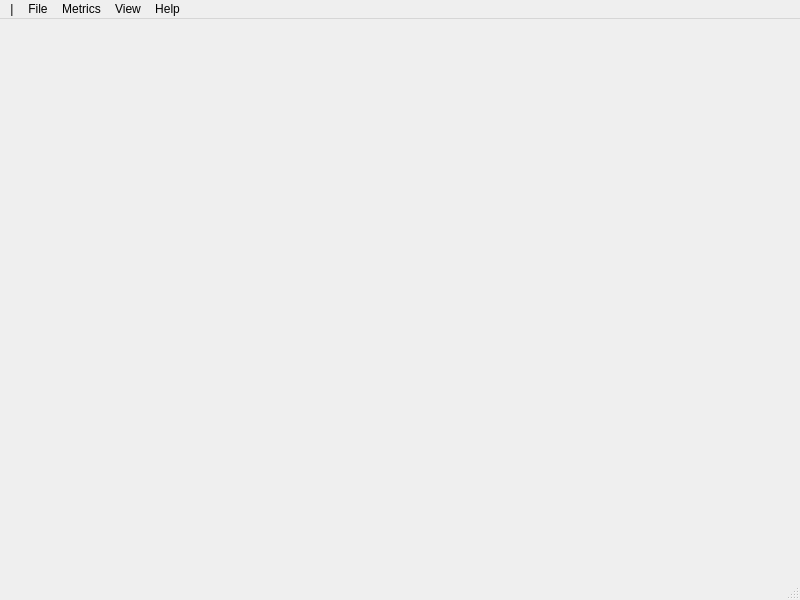
<?xml version="1.0" encoding="UTF-8"?>
<ui version="4.0">
 <class>MainWindow</class>
 <widget class="QMainWindow" name="MainWindow">
  <property name="geometry">
   <rect>
    <x>0</x>
    <y>0</y>
    <width>800</width>
    <height>600</height>
   </rect>
  </property>
  <property name="windowTitle">
   <string>MainWindow</string>
  </property>
  <widget class="QWidget" name="centralwidget"/>
  <widget class="QMenuBar" name="menubar">
   <property name="geometry">
    <rect>
     <x>0</x>
     <y>0</y>
     <width>800</width>
     <height>22</height>
    </rect>
   </property>
   <widget class="QMenu" name="menuLol">
    <property name="title">
     <string>|</string>
    </property>
    <addaction name="actionProut"/>
   </widget>
   <widget class="QMenu" name="menuFile">
    <property name="title">
     <string>File</string>
    </property>
    <addaction name="actionOpen_DSM"/>
    <addaction name="separator"/>
    <addaction name="actionNew_Clustering"/>
    <addaction name="actionLoad_Clustering"/>
    <addaction name="separator"/>
    <addaction name="actionSave_Clustering"/>
    <addaction name="actionSave_Clustering_As"/>
    <addaction name="separator"/>
    <addaction name="actionExport_As"/>
    <addaction name="separator"/>
    <addaction name="actionExit_2"/>
   </widget>
   <widget class="QMenu" name="menuMetrics">
    <property name="title">
     <string>Metrics</string>
    </property>
    <addaction name="actionPropagation_Cost"/>
   </widget>
   <widget class="QMenu" name="menuView">
    <property name="title">
     <string>View</string>
    </property>
    <addaction name="actionRedraw"/>
    <addaction name="separator"/>
    <addaction name="actionFind_2"/>
    <addaction name="separator"/>
    <addaction name="actionShow_Row_Labels"/>
   </widget>
   <widget class="QMenu" name="menuHelp">
    <property name="title">
     <string>Help</string>
    </property>
    <addaction name="actionAbout"/>
   </widget>
   <addaction name="menuLol"/>
   <addaction name="menuFile"/>
   <addaction name="menuMetrics"/>
   <addaction name="menuView"/>
   <addaction name="menuHelp"/>
  </widget>
  <widget class="QStatusBar" name="statusbar"/>
  <action name="actionExit">
   <property name="text">
    <string>Exit</string>
   </property>
  </action>
  <action name="actionProut">
   <property name="text">
    <string>Exit</string>
   </property>
  </action>
  <action name="actionOpen_DSM">
   <property name="text">
    <string>Open DSM</string>
   </property>
  </action>
  <action name="actionNew_Clustering">
   <property name="text">
    <string>New Clustering</string>
   </property>
  </action>
  <action name="actionLoad_Clustering">
   <property name="text">
    <string>Load Clustering</string>
   </property>
  </action>
  <action name="actionSave_Clustering">
   <property name="text">
    <string>Save Clustering</string>
   </property>
  </action>
  <action name="actionSave_Clustering_As">
   <property name="text">
    <string>Save Clustering As</string>
   </property>
  </action>
  <action name="actionExport_As">
   <property name="text">
    <string>Export As</string>
   </property>
  </action>
  <action name="actionExit_2">
   <property name="text">
    <string>Exit</string>
   </property>
  </action>
  <action name="actionPropagation_Cost">
   <property name="text">
    <string>Propagation Cost</string>
   </property>
  </action>
  <action name="actionRedraw">
   <property name="text">
    <string>Redraw</string>
   </property>
  </action>
  <action name="actionFind">
   <property name="text">
    <string>Find</string>
   </property>
  </action>
  <action name="actionFind_2">
   <property name="text">
    <string>Find</string>
   </property>
  </action>
  <action name="actionShow_Row_Labels">
   <property name="text">
    <string>Show Row Labels</string>
   </property>
  </action>
  <action name="actionAbout">
   <property name="text">
    <string>About</string>
   </property>
  </action>
 </widget>
 <resources/>
 <connections>
  <connection>
   <sender>actionExit_2</sender>
   <signal>activated()</signal>
   <receiver>MainWindow</receiver>
   <slot>close()</slot>
   <hints>
    <hint type="sourcelabel">
     <x>-1</x>
     <y>-1</y>
    </hint>
    <hint type="destinationlabel">
     <x>399</x>
     <y>299</y>
    </hint>
   </hints>
  </connection>
 </connections>
</ui>
